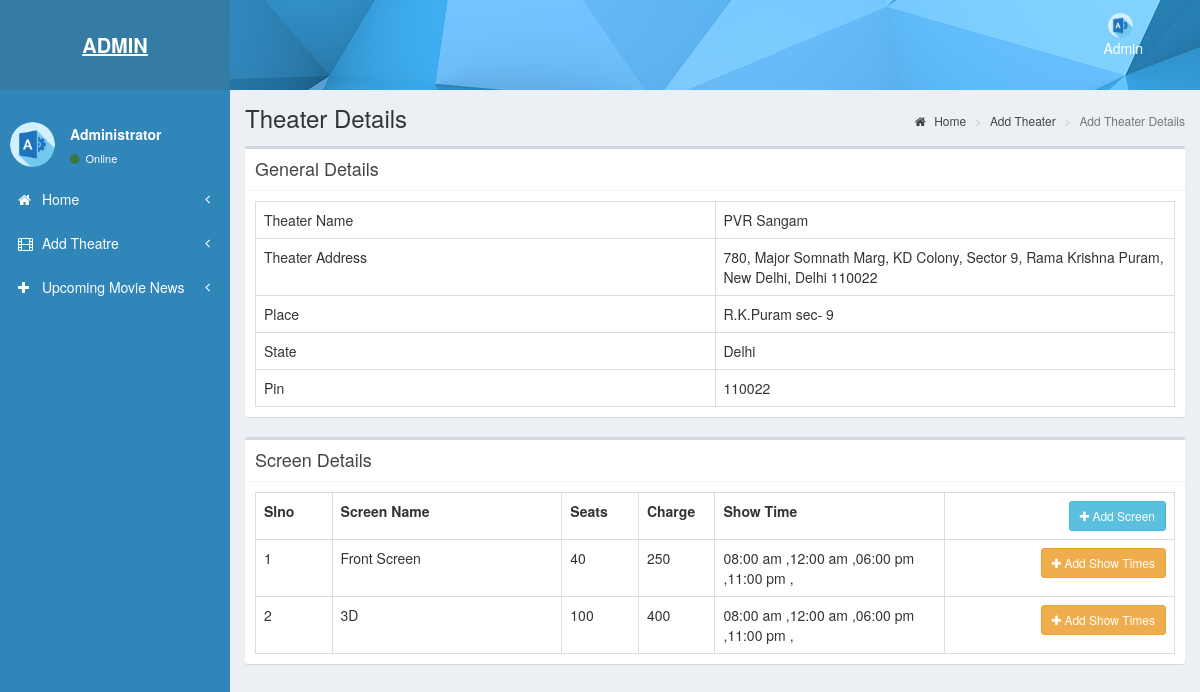
The page /admin/pages/add_theatre_2.1.php?id=8 (signed in) on the database its author committed.
### tables this page shows
CREATE TABLE `tbl_theatre` (
  `id` int(11) NOT NULL,
  `name` varchar(100) NOT NULL,
  `address` varchar(100) NOT NULL,
  `place` varchar(100) NOT NULL,
  `state` varchar(50) NOT NULL,
  `pin` int(11) NOT NULL
);

CREATE TABLE `tbl_screens` (
  `screen_id` int(11) NOT NULL,
  `t_id` int(11) NOT NULL COMMENT 'theatre id',
  `screen_name` varchar(110) NOT NULL,
  `seats` int(11) NOT NULL COMMENT 'number of seats',
  `charge` int(11) NOT NULL
);

CREATE TABLE `tbl_show_time` (
  `st_id` int(11) NOT NULL,
  `screen_id` int(11) NOT NULL,
  `name` varchar(40) NOT NULL COMMENT 'noon,second,etc',
  `start_time` time NOT NULL
);

### admin/pages/add_theatre_2.1.php (the view, shortened to what this page needs)
<?php
include('header.php');
?>
  <div class="content-wrapper">
    <section class="content-header">
      <h1>
        Theater Details
      </h1>
      <ol class="breadcrumb">
        <li><a href="index.php"><i class="fa fa-home"></i> Home</a></li>
        <li><a href="add_theater.php">Add Theater</a></li>
        <li class="active">Add Theater Details</li>
      </ol>
    </section>
    <section class="content">
      <div class="box">
         <div class="box-header with-border">
              <h3 class="box-title">General Details</h3>
            </div>
        <div class="box-body">
          <?php
            $th=mysqli_query($con,"select * from tbl_theatre where id='".$_GET['id']."'");
            $theatre=mysqli_fetch_array($th);
          ?>
            <table class="table table-bordered table-hover">
                <tr>
                    <td class="col-md-6">Theater Name</td>
                    <td  class="col-md-6"><?php echo $theatre['name'];?></td>
                </tr>
                <tr>
                    <td>Theater Address</td>
                    <td><?php echo $theatre['address'];?></td>
                </tr>
                <tr>
                    <td>Place</td>
                    <td><?php echo $theatre['place'];?></td>
                </tr>
                <tr>
                    <td>State</td>
                    <td><?php echo $theatre['state'];?></td>
                </tr>
                <tr>
                    <td>Pin</td>
                    <td><?php echo $theatre['pin'];?></td>
                </tr>
            </table>
        </div>
      </div>
         <div class="box">
         <div class="box-header with-border">
              <h3 class="box-title">Screen Details</h3>
            </div>
        <div class="box-body" id="screendtls">
          <?php
            $sr=mysqli_query($con,"select * from tbl_screens where t_id='".$_GET['id']."'");
            if(mysqli_num_rows($sr))
            {
          ?>
            <table class="table table-bordered table-hover">
              <th class="col-md-1">Slno</th>
              <th class="col-md-3">Screen Name</th>
              <th class="col-md-1">Seats</th>
              <th class="col-md-1">Charge</th>
              <th class="col-md-3">Show Time</th>
              <th class="text-right col-md-3"><button data-toggle="modal" data-target="#view-modal" id="getUser" class="btn btn-sm btn-info"><i class="fa fa-plus"></i> Add Screen</button></th>
                <?php
                $sl=1;
                while($screen=mysqli_fetch_array($sr))
                {
                  ?>
                  <tr>
                    <td><?php echo $sl;?></td>
                    <td><?php echo $screen['screen_name'];?></td>
                    <td><?php echo $screen['seats'];?></td>
                    <td><?php echo $screen['charge'];?></td>
                    <?php
                      $st=mysqli_query($con,"select * from tbl_show_time where screen_id='".$screen['screen_id']."'");
                    ?>
                    <td><?php if(mysqli_num_rows($st)) { while($stm=mysqli_fetch_array($st))
                    { echo date('h:i a',strtotime($stm['start_time']))." ,";}}
                    else
                    {echo "No Show Time Added";}
                    ?></td>
                    <td class="text-right"><button data-toggle="modal" data-id="<?php echo $screen['screen_id'];?>" data-target="#view-modal2" id="getUser2" class="btn btn-sm btn-warning"><i class="fa fa-plus"></i> Add Show Times</button></td>
                  </tr>
                  <?php
                  $sl++;
                }
                ?>
            </table>
            <?php
            }
            else
            {
              ?>
              <button data-toggle="modal" data-target="#view-modal" id="getUser" class="btn btn-sm btn-info"><i class="fa fa-plus"></i> Add Screen</button>
              <?php
            }
            ?>
        </div>
      </div>
    </section>
  </div>
  <?php
include('footer.php');
?>

### rows shown on the page
tbl_theatre: name "PVR Sangam", address "780, Major Somnath Marg, KD Colony, Sector 9, Rama Krishna Puram, New Delhi, Delhi 110022", place "R.K.Puram sec- 9", state "Delhi", pin "110022"
tbl_screens: screen_name "Front Screen", seats "40", charge "250"
tbl_show_time: start_time "08:00 am"
tbl_show_time: start_time "12:00 am"
tbl_show_time: start_time "06:00 pm"
tbl_show_time: start_time "11:00 pm"
tbl_screens: screen_name "3D", seats "100", charge "400"
tbl_show_time: start_time "08:00 am"
tbl_show_time: start_time "12:00 am"
tbl_show_time: start_time "06:00 pm"
tbl_show_time: start_time "11:00 pm"
